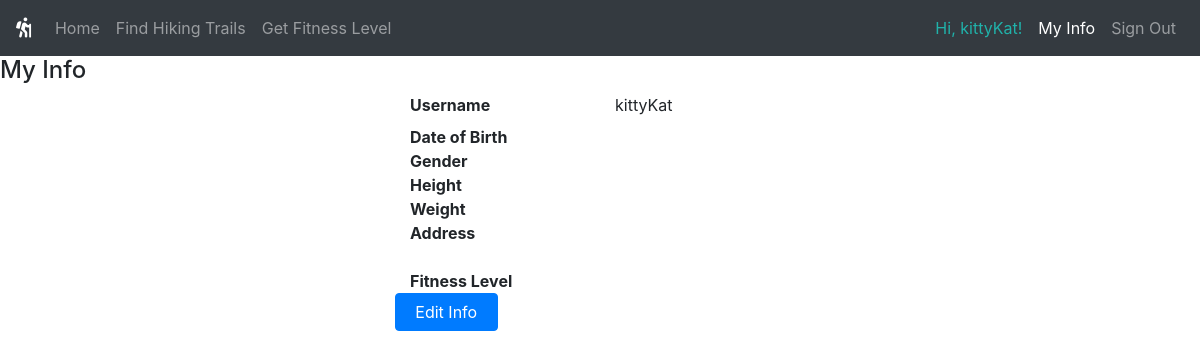
Before: /display_info (signed in) with the older database file.
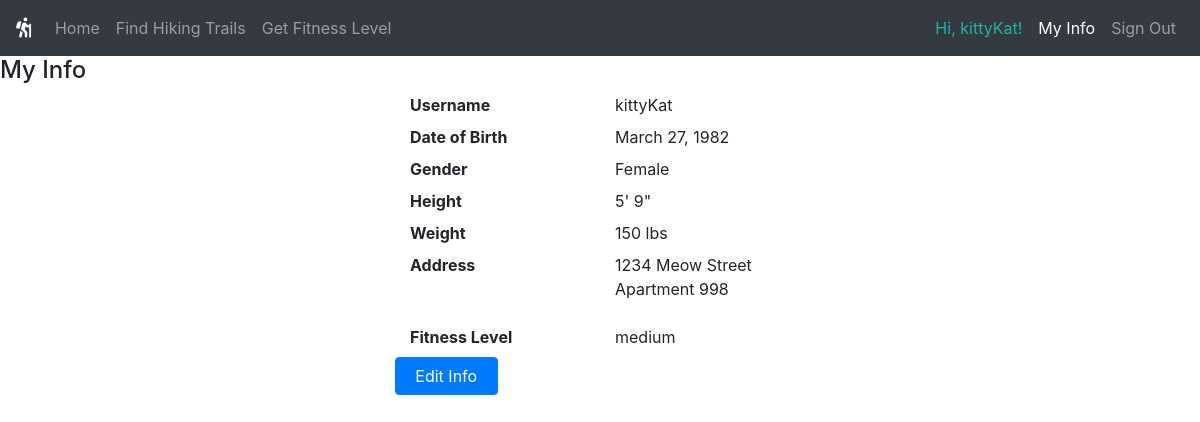
After: the same page with the newer database file.
### models.py (models this page shows, shortened)
class User(UserMixin, db.Model):
    id = db.Column(db.Integer, primary_key=True)
    username = db.Column(db.String(64), index=True, unique=True)
    date_of_birth = db.Column(db.Date)
    gender = db.Column(db.String(1))
    height = db.Column(db.Integer)
    weight = db.Column(db.Integer)
    address = db.Column(db.String(64))
    address2 = db.Column(db.String(64))
    fitness_level = db.Column(db.Integer)
    password_hash = db.Column(db.String(128))

### app.py (the view, shortened to what this page needs)
@app.route('/display_info', methods=["GET", "POST"])
def display_info():
    if request.method == 'GET':             # render the user's info
        if current_user.is_authenticated:
            curr_user = db.session.query(User).filter_by(username=current_user.username).first()
            if curr_user.date_of_birth is not None:
                year = curr_user.date_of_birth.year
                month = calendar.month_name[curr_user.date_of_birth.month]
                day = curr_user.date_of_birth.day
            else:
                year = ""
                month = ""
                day = ""
            if curr_user.gender == "m":
                gender = "Male"
            elif curr_user.gender == "f":
                gender = "Female"
            else:
                gender = ""
            if curr_user.height is not None:
                total_inches = curr_user.height
                feet = total_inches // 12
                inches = total_inches % 12
                height = str(feet) + "\' " + str(inches) + "\""
            else:
                height = ""
            if curr_user.weight is not None:
                weight = str(curr_user.weight)
            else:
                weight = ""
            if curr_user.address is not None:
                address = curr_user.address
            else:
                address = ""
            if curr_user.address2 is not None:
                address2 = curr_user.address2
            else:
                address2 = ""
            level = curr_user.fitness_level
            user_fitness = ""
            if level == 1:
                user_fitness = "low"
            elif level == 2:
                user_fitness = "medium"
            elif level == 3:
                user_fitness = "high"
            elif level == 4:
                user_fitness = "very high"
            return render_template('display_info.html', title="My Info", active={'my_info':True}, username=curr_user.username,
                                    month=month, day=day, year=year, gender=gender, height=height, weight=weight,
                                    address=address, address2=address2, user_fitness=user_fitness)
        return render_template('display_info.html', title="My Info", active={'my_info':True})

### app.py (called while the page is built)
@login.user_loader
def load_user(id):
    return User.query.get(int(id))

### templates/display_info.html (shortened to what this page needs)
{% extends "layout.html" %}
{% block content %}
<h4>My Info</h4>
<dl class="row">
  <dd class="col-sm-4"></dd>
  <dt class="col-sm-2">Username</dt>
  <dd class="col-sm-2">{{username}}</dd>
  <dd class="col-sm-4"></dd>
  <dd class="col-sm-4"></dd>
  <dt class="col-sm-2">Date of Birth</dt>
  {% if month %}
  <dd class="col-sm-2">{{month}} {{day}}, {{year}}</dd>
  {% else %}
  <dd class="col-sm-2"></dd>
  {% endif %}
  <dd class="col-sm-4"></dd>
  <dd class="col-sm-4"></dd>
  <dt class="col-sm-2">Gender</dt>
  <dd class="col-sm-2">{{gender}}</dd>
  <dd class="col-sm-4"></dd>
  <dd class="col-sm-4"></dd>
  <dt class="col-sm-2">Height</dt>
  <dd class="col-sm-2">{{height}}</dd>
  <dd class="col-sm-4"></dd>
  <dd class="col-sm-4"></dd>
  <dt class="col-sm-2">Weight</dt>
  {% if weight %}
  <dd class="col-sm-2">{{weight}} lbs</dd>
  {% else %}
  <dd class="col-sm-2"></dd>
  {% endif %}
  <dd class="col-sm-4"></dd>
  <dd class="col-sm-4"></dd>
  <dt class="col-sm-2">Address</dt>
  <dd class="col-sm-2">
    <p>{{address}}<br>
      {% if address2 %}
      {{address2}}<br>
      {% endif %}
    </p>
  </dd>
  <dd class="col-sm-4"></dd>
  <dd class="col-sm-4"></dd>
  <dt class="col-sm-2">Fitness Level</dt>
  <dd class="col-sm-2">{{user_fitness}}</dd>
  <dd class="col-sm-4"></dd>
  <dd class="col-sm-4"></dd>
  <button type="submit" onclick="window.location='/my_info'" class="btn btn-primary col-sm-1" data-toggle="tooltip" data-placement="right" title="Edit your info to get trails personalized based on your location and physical fitness level.">Edit Info</button>
  <dd class="col-sm-7"></dd>
</dl>
{% endblock content %}

### templates/layout.html (shortened to what this page needs)
<!DOCTYPE html>
<html lang="en">
<head>
  <link rel="stylesheet" href="https://stackpath.bootstrapcdn.com/bootstrap/4.5.2/css/bootstrap.min.css">
	<link rel="stylesheet" href="https://use.fontawesome.com/releases/v5.3.1/css/all.css">
  <link rel="stylesheet" href="{{ url_for('static', filename='css/styles.css') }}">
</head>
<body>
  <div class="nav-container">
  <nav class="navbar navbar-expand-lg navbar-dark bg-dark">
    <a class="navbar-brand" href="/"><i class="fas fa-hiking"></i></a>
    <div class="collapse navbar-collapse" id="navbarToggler">
      <ul class="navbar-nav mr-auto">
        <li class="nav-item">
          <a class="nav-link {% if active.index %}active{% endif %}" href="/">Home</i></a>
        </li>
        <li class="nav-item">
          <a class="nav-link {% if active.find_trails %}active{% endif %}" href="/find_trails">Find Hiking Trails</a>
        </li>
        <li class="nav-item">
          <a class="nav-link {% if active.fitness_values %}active{% endif %}" href="/fitness_values">Get Fitness Level</a>
        </li>
      </ul>
      <ul class="navbar-nav ml-auto">
        {% if current_user.is_anonymous %}
        {% else %}
        <li class="nav-item">
          <span class="nav-link" style="color: lightseagreen;">Hi, {{ current_user.username }}!</span>
        </li>
         {% endif %}
        <li class="nav-item">
          <a class="nav-link {% if active.my_info %}active{% endif %}" href="/display_info">My Info</a>
        </li>
        <li class="nav-item">
          {% if current_user.is_anonymous %}
          <a class="nav-link {% if active.signin %}active{% endif %}" href="/signin">Sign In</a>
          {% else %}
          <a class="nav-link {% if active.signin %}active{% endif %}" href="{{ url_for('signout') }}">Sign Out</a>
          {% endif %}
        </li>
      </ul>
    </div>
  </nav>
  </div>
    {% block content %}{% endblock %}
</body>
</html>

Changed rows visible on the page:
changed User "kittyKat": address (not shown) → "1234 Meow Street"; address2 (not shown) → "Apartment 998"
Other visible differences:
{{ month }}: (not shown) → "March"
{{ day }}: (not shown) → "27"
{{ year }}: (not shown) → "1982"
{{ gender }}: (not shown) → "Female"
{{ height }}: (not shown) → "5' 9\""
{{ weight }}: (not shown) → "150"
{{ user_fitness }}: (not shown) → "medium"
text now shown: ", lbs"
